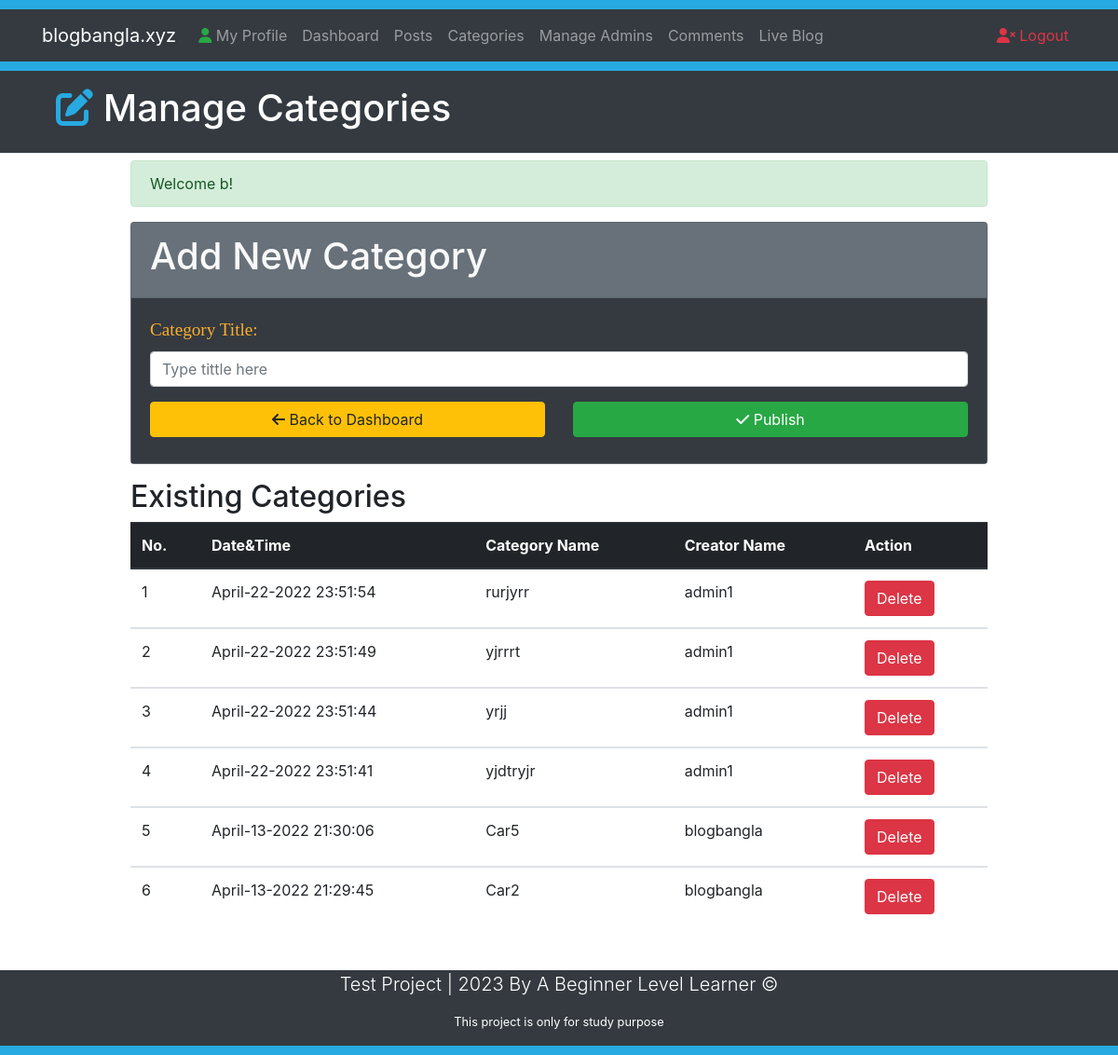
Page /Categories.php (signed in) on the committed database.
### tables this page shows
CREATE TABLE `category` (
  `id` int(10) NOT NULL,
  `title` varchar(50) NOT NULL,
  `author` varchar(50) NOT NULL,
  `datetime` varchar(50) NOT NULL
);

### Categories.php (the view, shortened to what this page needs)
<?php require_once("Includes/Sessions.php"); ?>
<!DOCTYPE html>
<html lang="en">
<head>
    <link rel="stylesheet" href="https://cdnjs.cloudflare.com/ajax/libs/font-awesome/6.1.1/css/all.min.css">
    <link rel="stylesheet" href="https://cdn.jsdelivr.net/npm/bootstrap@4.0.0/dist/css/bootstrap.min.css"
>
    <link rel="stylesheet" href="Css/style.css">
</head>
<body>
    <div style="height:10px; background:#27aae1;"></div>
    <nav class="navbar navbar-expand-lg navbar-dark bg-dark">
        <div class="container">
            <a href="#" class="navbar-brand">blogbangla.xyz</a>
            <div class="collapse navbar-collapse" id="navbarcollapseCMS">
                <ul class="navbar-nav mr-auto">
                    <li class="nav-item">
                        <a href="MyProfile.php" class="nav-link"> <i class="fa-solid fa-user text-success"></i> My
                            Profile</a>
                    </li>
                    <li class="nav-item">
                        <a href="Dashboard.php" class="nav-link">Dashboard</a>
                    </li>
                    <li class="nav-item">
                        <a href="Posts.php" class="nav-link">Posts</a>
                    </li>
                    <li class="nav-item">
                        <a href="Categories.php" class="nav-link">Categories</a>
                    </li>
                    <li class="nav-item">
                        <a href="Admins.php" class="nav-link">Manage Admins</a>
                    </li>
                    <li class="nav-item">
                        <a href="Comments.php" class="nav-link">Comments</a>
                    </li>
                    <li class="nav-item">
                        <a href="Blog.php?page=1" class="nav-link">Live Blog</a>
                    </li>
                </ul>
                <ul class="navbar-nav ml-auto">
                    <li class="nav-item">
                        <a href="Logout.php" class="nav-link text-danger"><i class="fas fa-user-times"></i> Logout</a>
                    </li>
                </ul>
            </div>
        </div>
    </nav>
    <div style="height:10px; background:#27aae1;"></div>
    <header class="bg-dark text-white py-3">
        <div class="container">
            <div class="row">
                <div class="col">
                    <div class="col-md-12">
                        <h1> <i class="fas fa-edit" style="color:#27aae1"></i> Manage Categories</h1>
                    </div>
                </div>
            </div>
        </div>
    </header>
    <section class="container py-2 mb-4">
        <div class="row">
        <div class="offset-lg-1 col-lg-10" style="min-height: 400px;">
        <?php
        echo SuccessMessage();
        ?>
        <form class="" action="Categories.php" method="post">
            <div class="card bg-secondary text-light mb-3">
                <div class="card-header">
                    <h1>Add New Category</h1>
                </div>
                  <div class="card-body bg-dark">
                    <div class="form-group">
                        <label for="title"><span class="FieldInfo"> Category Title: </span></label>
                        <input class="form-control" type="text" name="CategoryTitle" id="title" placeholder="Type tittle here">
                     </div>
                    <div class="row">
                    <div class="col-lg-6 mb-2" >
                        <a href="Dashboard.php" class="btn btn-warning btn-block"><i class="fas fa-arrow-left"></i> Back to Dashboard </a>
                    </div>
                    <div class="col-lg-6 mb-2">
                        <button type="submit" name="Submit"class="btn btn-success btn-block">
                            <i class="fas fa-check"></i> Publish
                        </button>
                    </div>
                </div>
                </div>
            </div>
        </form>
        <h2>Existing Categories</h2>
        <table class="table table-stripped table-hover">
        <thead class="thead-dark">
            <tr>
                <th>No.</th>
                <th>Date&Time</th>
                <th>Category Name</th>
                <th>Creator Name</th>
                <th>Action</th>
            </tr>
        </thead>
        <?php
           global $ConnectingDB;
           $sql = "SELECT * FROM category ORDER BY id desc";
           $Execute = $ConnectingDB->query($sql);
           $SrNo = 0;
           while($DataRows=$Execute->fetch()) {
               $CategoryId = $DataRows["id"];
               $CategoryDate = $DataRows["datetime"];
               $CategoryName = $DataRows["title"];
               $CreatorName = $DataRows["author"];
               $SrNo++;
        ?>
        <tbody>
            <tr>
                <td><?php echo htmlentities($SrNo); ?></td>
                <td><?php echo htmlentities($CategoryDate); ?></td>
                <td><?php echo htmlentities($CategoryName); ?></td>
                <td><?php echo htmlentities($CreatorName); ?></td>
                <td><a href="DeleteCategory.php?id=<?php echo $CategoryId; ?>" class="btn btn-danger">Delete</a></td>
            </tr>
        </tbody>
        <?php } ?>
        </table>
        </div>
        </div>
    </section>
    <footer class="bg-dark text-white">
        <div class="container">
            <div class="row">
                <div class="col">
                    <p class="lead text-center"> Test Project | <span id="year"></span> By A Beginner Level Learner
                        &copy;
                    </p>
                    <p class="text-center small">
                        This project is only for study purpose <br>
                    </p>
                </div>
            </div>
        </div>
    </footer>
    <div style="height:10px; background:#27aae1;"></div>
</body>
</html>

### Css/style.css (style rules this page uses)
.FieldInfo { color: rgb(251, 174, 44); font-family: Bitter, Georgia, "Times New Roman", Times, serif; font-size: 1.2em; }

### rows in the picture
category: datetime "April-22-2022 23:51:54", title "rurjyrr", author "admin1"
category: datetime "April-22-2022 23:51:49", title "yjrrrt", author "admin1"
category: datetime "April-22-2022 23:51:44", title "yrjj", author "admin1"
category: datetime "April-22-2022 23:51:41", title "yjdtryjr", author "admin1"
category: datetime "April-13-2022 21:30:06", title "Car5", author "blogbangla"
category: datetime "April-13-2022 21:29:45", title "Car2", author "blogbangla"

### other values in the picture
SuccessMessage() "Welcome b!"
